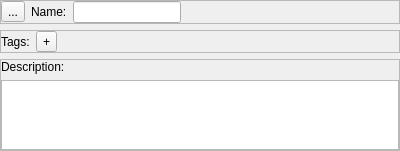
<?xml version="1.0" encoding="UTF-8"?>
<ui version="4.0">
 <class>Form</class>
 <widget class="QWidget" name="Form">
  <property name="geometry">
   <rect>
    <x>0</x>
    <y>0</y>
    <width>400</width>
    <height>148</height>
   </rect>
  </property>
  <property name="windowTitle">
   <string>Form</string>
  </property>
  <layout class="QVBoxLayout" name="verticalLayout">
   <property name="leftMargin">
    <number>0</number>
   </property>
   <property name="topMargin">
    <number>0</number>
   </property>
   <property name="rightMargin">
    <number>0</number>
   </property>
   <property name="bottomMargin">
    <number>0</number>
   </property>
   <item>
    <widget class="QFrame" name="name_frame">
     <property name="frameShape">
      <enum>QFrame::StyledPanel</enum>
     </property>
     <property name="frameShadow">
      <enum>QFrame::Raised</enum>
     </property>
     <layout class="QHBoxLayout" name="horizontalLayout">
      <property name="leftMargin">
       <number>0</number>
      </property>
      <property name="topMargin">
       <number>0</number>
      </property>
      <property name="rightMargin">
       <number>0</number>
      </property>
      <property name="bottomMargin">
       <number>0</number>
      </property>
      <item>
       <widget class="QToolButton" name="parent_button">
        <property name="text">
         <string>...</string>
        </property>
       </widget>
      </item>
      <item>
       <widget class="QLabel" name="name_label">
        <property name="text">
         <string>Name:</string>
        </property>
       </widget>
      </item>
      <item>
       <widget class="QLineEdit" name="name_edit">
        <property name="sizePolicy">
         <sizepolicy hsizetype="Maximum" vsizetype="Fixed">
          <horstretch>0</horstretch>
          <verstretch>0</verstretch>
         </sizepolicy>
        </property>
       </widget>
      </item>
      <item>
       <spacer name="horizontalSpacer_2">
        <property name="orientation">
         <enum>Qt::Horizontal</enum>
        </property>
        <property name="sizeHint" stdset="0">
         <size>
          <width>40</width>
          <height>20</height>
         </size>
        </property>
       </spacer>
      </item>
      <item>
       <widget class="QLabel" name="extra_text_label">
        <property name="text">
         <string/>
        </property>
       </widget>
      </item>
     </layout>
    </widget>
   </item>
   <item>
    <widget class="QFrame" name="tags_frame">
     <property name="frameShape">
      <enum>QFrame::StyledPanel</enum>
     </property>
     <property name="frameShadow">
      <enum>QFrame::Raised</enum>
     </property>
     <layout class="QHBoxLayout" name="horizontalLayout_2">
      <property name="leftMargin">
       <number>0</number>
      </property>
      <property name="topMargin">
       <number>0</number>
      </property>
      <property name="rightMargin">
       <number>0</number>
      </property>
      <property name="bottomMargin">
       <number>0</number>
      </property>
      <item>
       <widget class="QLabel" name="tags_label">
        <property name="text">
         <string>Tags:</string>
        </property>
       </widget>
      </item>
      <item>
       <layout class="QHBoxLayout" name="tags_content"/>
      </item>
      <item>
       <widget class="QToolButton" name="add_tag_button">
        <property name="text">
         <string>+</string>
        </property>
       </widget>
      </item>
      <item>
       <spacer name="horizontalSpacer">
        <property name="orientation">
         <enum>Qt::Horizontal</enum>
        </property>
        <property name="sizeHint" stdset="0">
         <size>
          <width>40</width>
          <height>20</height>
         </size>
        </property>
       </spacer>
      </item>
     </layout>
    </widget>
   </item>
   <item>
    <widget class="QFrame" name="desc_frame">
     <property name="frameShape">
      <enum>QFrame::StyledPanel</enum>
     </property>
     <property name="frameShadow">
      <enum>QFrame::Raised</enum>
     </property>
     <layout class="QVBoxLayout" name="verticalLayout_2">
      <property name="leftMargin">
       <number>0</number>
      </property>
      <property name="topMargin">
       <number>0</number>
      </property>
      <property name="rightMargin">
       <number>0</number>
      </property>
      <property name="bottomMargin">
       <number>0</number>
      </property>
      <item>
       <widget class="QLabel" name="desc_label">
        <property name="text">
         <string>Description:</string>
        </property>
       </widget>
      </item>
      <item>
       <widget class="QPlainTextEdit" name="desc_edit"/>
      </item>
     </layout>
    </widget>
   </item>
  </layout>
 </widget>
 <resources/>
 <connections/>
</ui>
